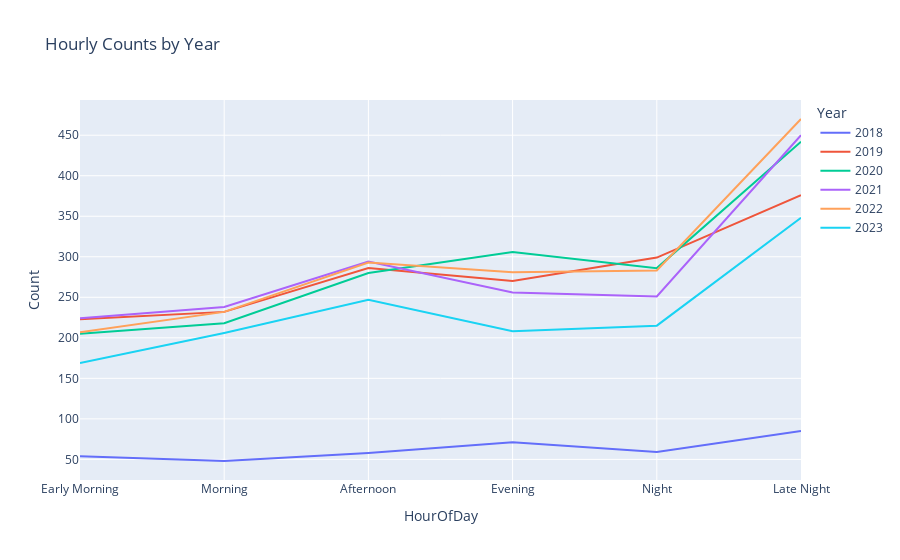

The code cell stored with this chart in its notebook:
### Code cell
count_data = df.groupby(['HourOfDay', 'Year']).size().reset_index(name='Count')
days = ['Early Morning', 'Morning', 'Afternoon', 'Evening', 'Late Night']
count_data['HourOfDay'] = pd.Categorical(count_data['HourOfDay'], categories=days, ordered=True)
count_data.sort_values(by='HourOfDay',inplace=True)
# Create a sample scatter plot
#px.line(x=['Early Morning','Morning','Afternoon','Evening','Night','Late Night'], y=df.groupby('HourOfDay').size(), labels={'x': 'X-axis', 'y': 'Y-axis'})
count_data = df.groupby(['HourOfDay', 'Year']).size().reset_index(name='Count')
fig=px.line(count_data, x='HourOfDay', y='Count', color='Year', title='Hourly Counts by Year')
#fig.write_html("interactive_plot.html")

fig.show()

### Figure 1 — Plotly figure (JSON) as saved in the notebook; plotly's stock layout.template omitted (floating-point values rounded to 4 significant figures)
{"data": [{"hovertemplate": "Year=2018<br>HourOfDay=%{x}<br>Count=%{y}<extra></extra>", "legendgroup": "2018", "line": {"color": "#636efa", "dash": "solid"}, "marker": {"symbol": "circle"}, "mode": "lines", "name": "2018", "orientation": "v", "showlegend": true, "type": "scatter", "x": ["Early Morning", "Morning", "Afternoon", "Evening", "Night", "Late Night"], "xaxis": "x", "y": [54, 48, 58, 71, 59, 85], "yaxis": "y"}, {"hovertemplate": "Year=2019<br>HourOfDay=%{x}<br>Count=%{y}<extra></extra>", "legendgroup": "2019", "line": {"color": "#EF553B", "dash": "solid"}, "marker": {"symbol": "circle"}, "mode": "lines", "name": "2019", "orientation": "v", "showlegend": true, "type": "scatter", "x": ["Early Morning", "Morning", "Afternoon", "Evening", "Night", "Late Night"], "xaxis": "x", "y": [223, 232, 286, 270, 299, 376], "yaxis": "y"}, {"hovertemplate": "Year=2020<br>HourOfDay=%{x}<br>Count=%{y}<extra></extra>", "legendgroup": "2020", "line": {"color": "#00cc96", "dash": "solid"}, "marker": {"symbol": "circle"}, "mode": "lines", "name": "2020", "orientation": "v", "showlegend": true, "type": "scatter", "x": ["Early Morning", "Morning", "Afternoon", "Evening", "Night", "Late Night"], "xaxis": "x", "y": [205, 218, 280, 306, 286, 442], "yaxis": "y"}, {"hovertemplate": "Year=2021<br>HourOfDay=%{x}<br>Count=%{y}<extra></extra>", "legendgroup": "2021", "line": {"color": "#ab63fa", "dash": "solid"}, "marker": {"symbol": "circle"}, "mode": "lines", "name": "2021", "orientation": "v", "showlegend": true, "type": "scatter", "x": ["Early Morning", "Morning", "Afternoon", "Evening", "Night", "Late Night"], "xaxis": "x", "y": [224, 238, 294, 256, 251, 450], "yaxis": "y"}, {"hovertemplate": "Year=2022<br>HourOfDay=%{x}<br>Count=%{y}<extra></extra>", "legendgroup": "2022", "line": {"color": "#FFA15A", "dash": "solid"}, "marker": {"symbol": "circle"}, "mode": "lines", "name": "2022", "orientation": "v", "showlegend": true, "type": "scatter", "x": ["Early Morning", "Morning", "Afternoon", "Evening", "Night", "Late Night"], "xaxis": "x", "y": [207, 232, 293, 281, 283, 470], "yaxis": "y"}, {"hovertemplate": "Year=2023<br>HourOfDay=%{x}<br>Count=%{y}<extra></extra>", "legendgroup": "2023", "line": {"color": "#19d3f3", "dash": "solid"}, "marker": {"symbol": "circle"}, "mode": "lines", "name": "2023", "orientation": "v", "showlegend": true, "type": "scatter", "x": ["Early Morning", "Morning", "Afternoon", "Evening", "Night", "Late Night"], "xaxis": "x", "y": [169, 206, 247, 208, 215, 348], "yaxis": "y"}], "layout": {"autosize": true, "legend": {"title": {"text": "Year"}, "tracegroupgap": 0}, "title": {"text": "Hourly Counts by Year"}, "xaxis": {"anchor": "y", "autorange": true, "domain": [0, 1], "range": [0, 5], "title": {"text": "HourOfDay"}, "type": "category"}, "yaxis": {"anchor": "x", "autorange": true, "domain": [0, 1], "range": [24.56, 493.4], "title": {"text": "Count"}, "type": "linear"}}}
